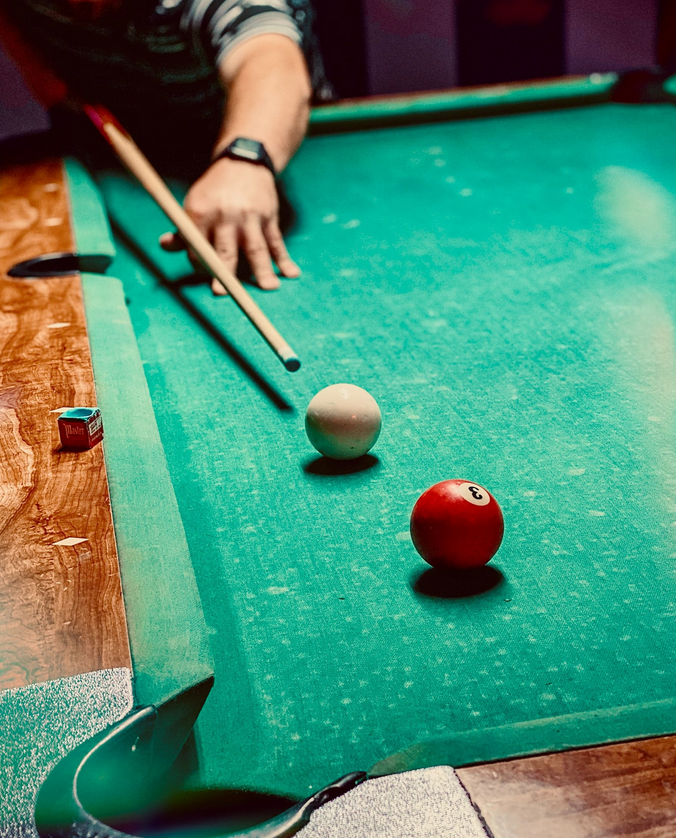
#> input picture test/e1.png, 676 x 838 px
$ python image_augment.py test out
#> lines starting #> are read from the running program, lines starting #| are printed output that depends on the picture
# FILE: image_augment.py
# Description:
#   Creates augmented versions of PNG images and their annotation TXT files.
#   Augments include:
#       - 180° rotate
#       - 90° rotate
#       - 2× zoom
#       - 4× zoom
#       - RGB color convert
#       - Grayscale convert
#
# Example (terminal):
#   python image_augment.py ...path/input_folder/ ...path/output_folder/


import cv2 as cv
import sys
import os
from pathlib import Path
import numpy as np
import pandas as pd
import colorama as cl

# Auto reset colored console print
cl.init(autoreset=True)

print('\n   ---image_augment.py---  ')

# root path -> Images Stored.  output_dir -> output directory to place new augmented images
root = Path(sys.argv[1])
output_dir = Path(sys.argv[2])
print(f'    Root: {root}')  # Debug


def image_gather(normalization: bool):
    """Gather and read in images that are augmented for model training
    """
#> called with normalization = True
    print(cl.Fore.CYAN + 'image_gather()')
    # Declare each images txt annotations string
    try:
        print(f'Image path passed: {sys.argv[1]}')
        folder = Path(sys.argv[1])
    except IndexError:
        sys.exit(cl.Fore.RED + '  ERROR: No Argument for image path')

    # List of png image file names
    image_names = [(f.name, f.stem) for f in folder.glob('*.png')]
    for f_name, name in image_names:

        # Read image data
        img = cv.imread(os.path.join(root, f_name), cv.IMREAD_COLOR)
#> img is the input picture: shape (838, 676, 3); mean B, G, R 111.9, 137.2, 73.8
        if img is None:
            print(f"Error: {f_name} Image not found or unable to read.")
            sys.exit(cl.Fore.Red + '    Exiting...')
        else:
            print(f"{f_name} Image loaded successfully!")
        print("Image shape:", img.shape)
#| Image shape: (838, 676, 3)

        # Original image shape
        h, w, c = img.shape
#> h = 838; w = 676; c = 3

        # Declare each images txt annotations string
        img_180str = ''
        img_90str = ''
        img_zoom2str = ''
        img_graystr = ''
        img_rgbstr = ''

        # CV processing images
        img_180 = cv.rotate(img, cv.ROTATE_180)
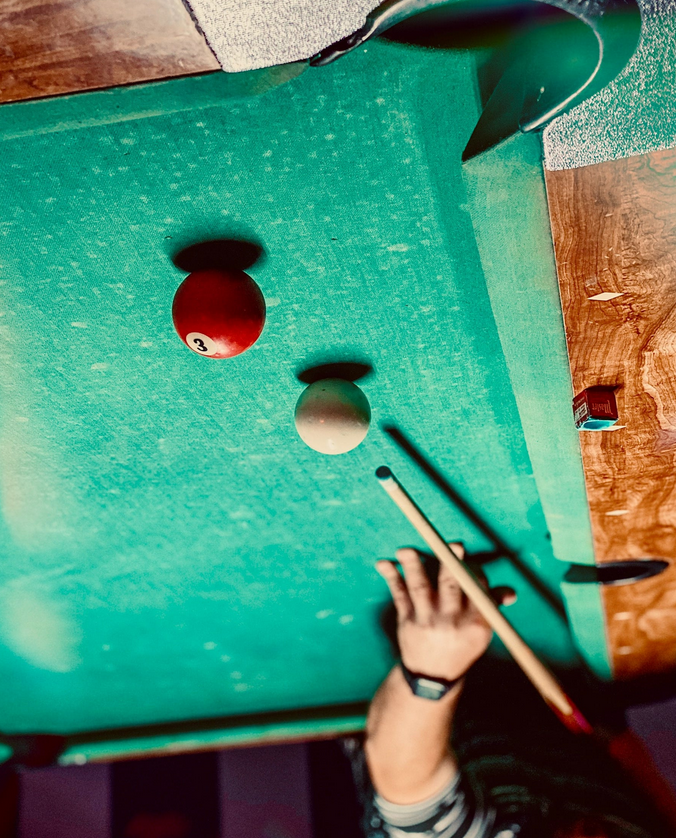
#> img_180: shape (838, 676, 3); mean B, G, R 111.9, 137.2, 73.8
        img_90 = cv.rotate(img, cv.ROTATE_90_CLOCKWISE)
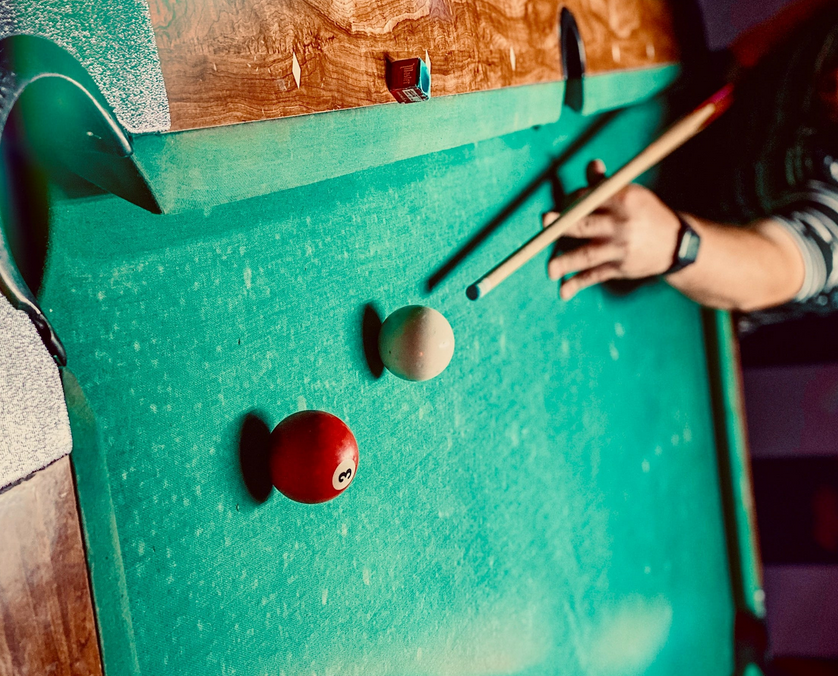
#> img_90: shape (676, 838, 3); mean B, G, R 111.9, 137.2, 73.8
        img_gray = cv.cvtColor(img, cv.COLOR_BGR2GRAY)
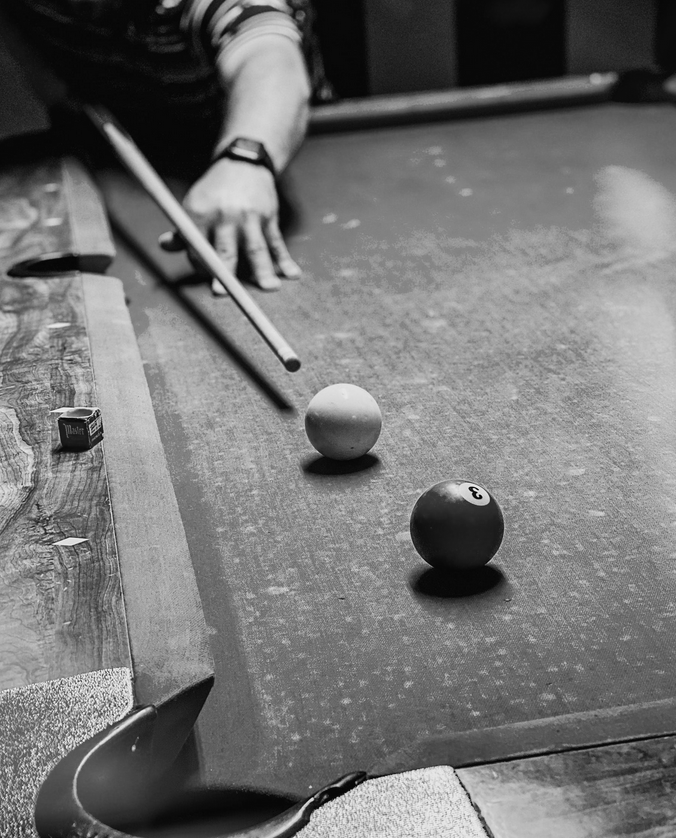
#> img_gray: shape (838, 676); min 0, max 253, mean 115.4
        img_rgb = cv.cvtColor(img, cv.COLOR_BGR2RGB)

        # Zoom image processing
        img_zoom2 = img_zoom(img, h, w, 2)
#> in img_zoom, `cropped = img[y1:y2, x1:x2]`:
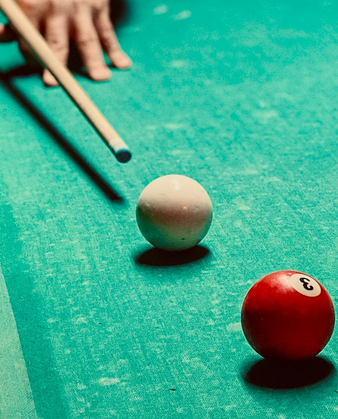
#> cropped: shape (419, 338, 3); mean B, G, R 139.6, 168.6, 62.7
        img_zoom2_bbox_list = []
        img_zoom4 = img_zoom(img, h, w, 4)
#> call 2 of img_zoom, with h = 838, w = 676, zoom_factor = 4
#> in img_zoom (call 2), `cropped = img[y1:y2, x1:x2]`:
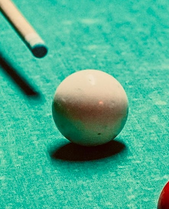
#> cropped: shape (209, 169, 3); mean B, G, R 145.3, 175.5, 72.8
#> in img_zoom (call 2), `zoomed = cv.resize(cropped, (w, h))`:
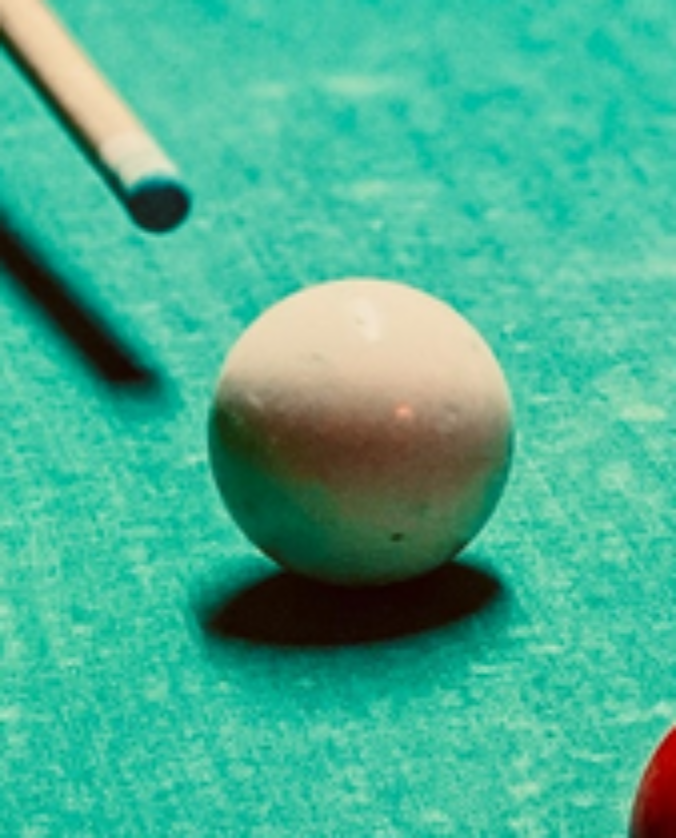
#> zoomed: shape (838, 676, 3); mean B, G, R 145.2, 175.4, 72.7
        img_zoom4_bbox_list = []

        # Label Processing + Label check
        label_path = os.path.join(root, name + '.txt')
        if not os.path.exists(label_path):
            print(cl.Fore.RED + '    X  ' +
                  (name + '.txt') + ' img annotation did not exist.')
            continue
        else:
            # Read in Annotation txt of original image
            df = pd.read_csv(label_path, sep='\r', header=None)

            # Translate ball annotations into corresponding augments (zoom2x, zoom4x, flip, 90_rotate)
            for idx, row in df.iterrows():
                img_graystr = img_graystr + row[0] + '\n'
                img_rgbstr = img_rgbstr + row[0] + '\n'

                if idx == 0:
                    img_90str = img_90str + row[0] + '\n'
                    img_180str = img_180str + row[0] + '\n'
                else:
                    x_c, y_c, rad, cls = map(int, (row[0].split()))
                    img_180str = img_180str + \
                        coordinates_180_rotate(x_c, y_c, rad, h, w, cls)
                    img_90str = img_90str + \
                        coordinates_90_rotate(x_c, y_c, rad, h, w, cls, img_90)
                    img_zoom2_bbox = coordinates_Zoom(
                        x_c, y_c, rad, h, w, cls, 2)
                    if img_zoom2_bbox:
                        img_zoom2_bbox_list.append(img_zoom2_bbox)
                    img_zoom4_bbox = coordinates_Zoom(
                        x_c, y_c, rad, h, w, cls, 4)
                    if img_zoom4_bbox:
                        img_zoom4_bbox_list.append(img_zoom4_bbox)

        # Write annotations for 2x image zoom due to balls out of boundary
        img_zoom2str = str(len(img_zoom2_bbox_list)) + '\n'
        for bbox in img_zoom2_bbox_list:
            img_zoom2str += bbox

        # Write annotations for 4x image zoom due to balls out of boundary
        img_zoom4str = str(len(img_zoom4_bbox_list)) + '\n'
        for bbox in img_zoom4_bbox_list:
            img_zoom4str += bbox

        # Dict of new file names and their corresponding annotations
        texts = {name + '_flip.txt': img_180str,
                 name + '_rot90.txt': img_90str,
                 name + '_gray.txt': img_graystr,
                 name + '_CC.txt': img_rgbstr,
                 name + '_zoom2x.txt': img_zoom2str,
                 name + 'zoom4x.txt': img_zoom4str}

        # Output all augmented images
        cv.imwrite(os.path.join(output_dir, name + '_flip.png'), img_180)
        cv.imwrite(os.path.join(output_dir, name + '_rot90.png'), img_90)
        cv.imwrite(os.path.join(output_dir, name + '_gray.png'), img_gray)
        cv.imwrite(os.path.join(output_dir, name + '_CC.png'), img_rgb)
        cv.imwrite(os.path.join(output_dir, name + '_zoom2x.png'), img_zoom2)
        cv.imwrite(os.path.join(output_dir, name + '_zoom4x.png'), img_zoom4)

        # Write all txt annotations for augmented images
        for filename, bboxs in texts.items():
            with open(os.path.join(output_dir, filename), 'w') as ftxt:
                ftxt.write(bboxs)
#> pass 2 of the loop in image_gather, `for f_name, name in image_names:`:
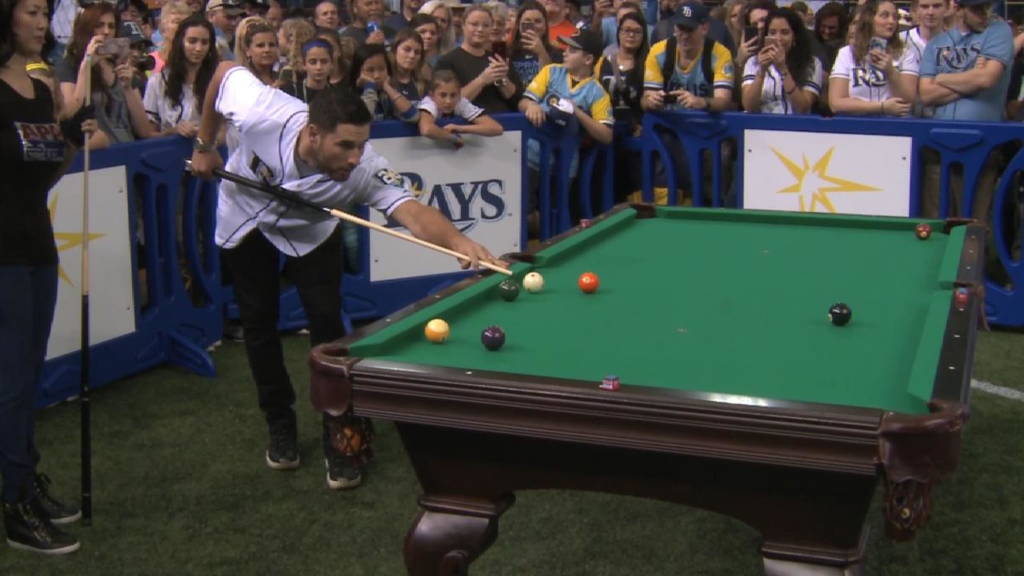
#> input picture test/e10.png, 3072 x 1728 px (shown at 1/3 size)
#> in image_gather, img is the input picture: shape (1728, 3072, 3); mean B, G, R 64.8, 69.3, 64
#| Image shape: (1728, 3072, 3)
#> img_180: shape (1728, 3072, 3)
#> in image_gather, `img_90 = cv.rotate(img, cv.ROTATE_90_CLOCKWISE)`:
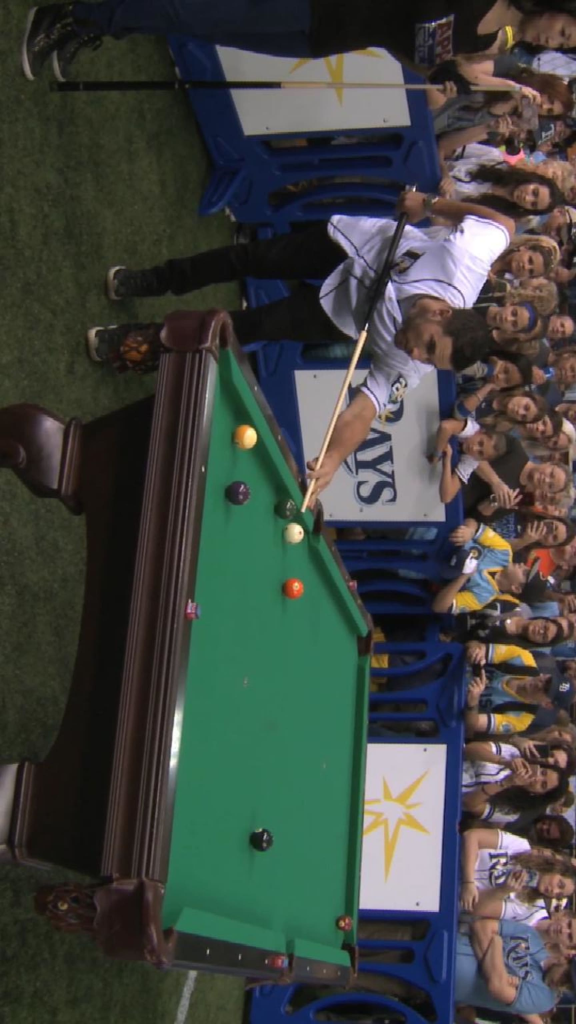
#> img_90: shape (3072, 1728, 3) (shown at 1/3 size); mean B, G, R 64.8, 69.3, 64
#> img_gray: shape (1728, 3072)
#> img_rgb: shape (1728, 3072, 3)
#> cropped: shape (864, 1536, 3)
#> zoomed: shape (1728, 3072, 3)
#> in img_zoom (call 4), `cropped = img[y1:y2, x1:x2]`:
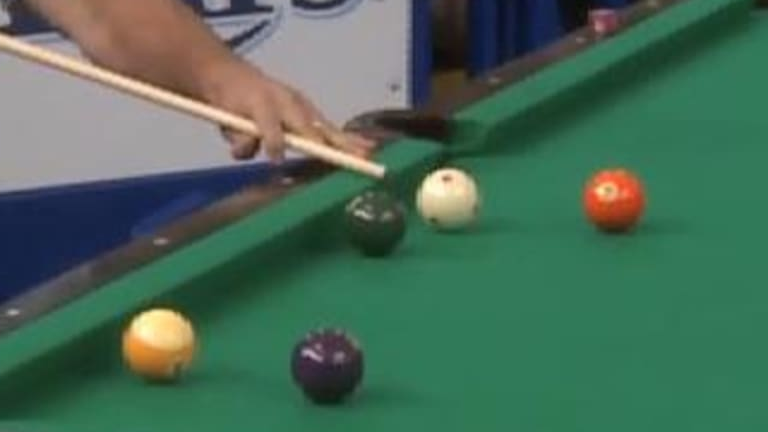
#> cropped: shape (432, 768, 3); mean B, G, R 88.3, 106.6, 73.6

    # DEBUG: Print all image names
    print(f'image_names: {image_names}')


# [22 lines left out: functions coordinates_180_rotate, coordinates_90_rotate, not called in this run]


def img_zoom(img, h, w, zoom_factor):
    """
    Performs a centered zoom on an image.
    - Crops a centered area of size (h/zoom_factor, w/zoom_factor).
    - Resizes the cropped region back to the original image shape.
    - Returns the zoomed image.
    """
    # Compute crop size (50% zoom = take center 1/zoom_factor)
    new_h = h // zoom_factor
    new_w = w // zoom_factor

    # Top-left corner of the crop box
    y1 = (h - new_h) // 2
    y2 = y1 + new_h

    x1 = (w - new_w) // 2
    x2 = x1 + new_w

    # Crop the visible area
    cropped = img[y1:y2, x1:x2]

    # Resize image
    zoomed = cv.resize(cropped, (w, h))

    return zoomed


# [42 lines left out: function coordinates_Zoom, not called in this run]


image_gather(True)
